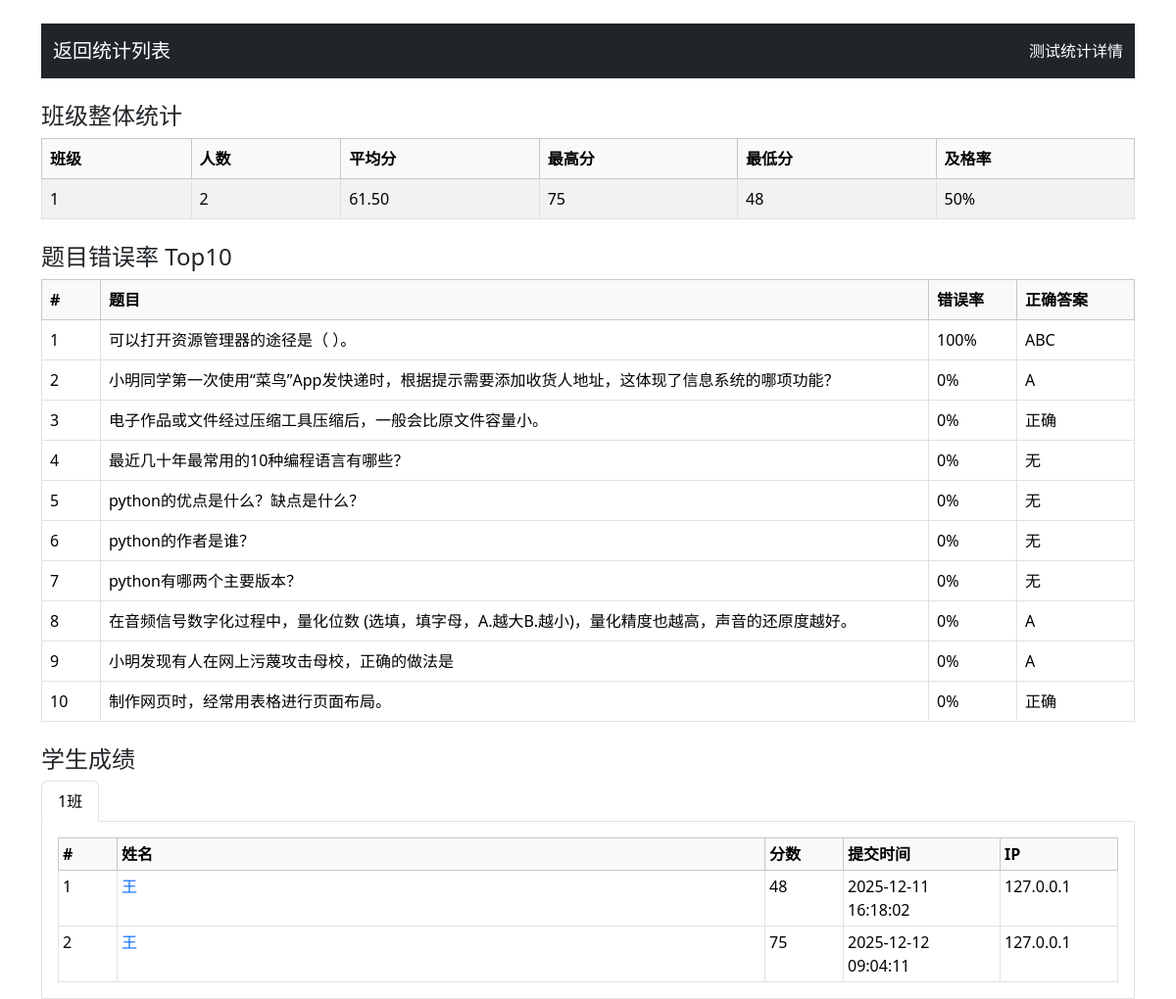
The app's page /test_statistics/27 (signed in) with its own data.
### app.py (models this page shows)
class Question(db.Model):
    id = db.Column(db.Integer, primary_key=True)
    question_type = db.Column(db.String(20), nullable=False)
    content = db.Column(db.Text, nullable=False)
    image_path = db.Column(db.String(200))  # 题目配图
    option_a = db.Column(db.String(200))
    option_b = db.Column(db.String(200))
    option_c = db.Column(db.String(200))
    option_d = db.Column(db.String(200))
    option_e = db.Column(db.String(200))
    correct_answer = db.Column(db.String(200), nullable=False)
    score = db.Column(db.Integer, nullable=False)
    explanation = db.Column(db.Text)
    created_at = db.Column(db.DateTime, default=datetime.utcnow)
    bank_id = db.Column(db.Integer, db.ForeignKey('question_bank.id'), nullable=False)

class TestResult(db.Model):
    id = db.Column(db.Integer, primary_key=True)
    student_id = db.Column(db.Integer, db.ForeignKey('user.id'))
    student_name = db.Column(db.String(100), nullable=False)
    class_number = db.Column(db.String(50), nullable=False)
    test_id = db.Column(db.Integer, db.ForeignKey('test.id'), nullable=False)
    score = db.Column(db.Integer, nullable=False)
    created_at = db.Column(db.DateTime, default=datetime.utcnow)
    answers = db.Column(db.Text)
    ip_address = db.Column(db.String(15), nullable=True) # Added ip_address column
    test = db.relationship('Test', backref=db.backref('results', lazy=True))

### app.py (the view)
@app.route('/test_statistics/<int:test_id>')
def get_test_statistics(test_id):
    if 'role' not in session or session['role'] != 'teacher':
        return redirect(url_for('teacher_login'))
    results = TestResult.query.filter_by(test_id=test_id).order_by(TestResult.class_number, TestResult.student_name, TestResult.created_at).all()
    class_stats = {}
    class_students = {}
    for result in results:
        if result.class_number not in class_stats:
            class_stats[result.class_number] = {
                'student_count': 0,
                'total_score': 0,
                'scores': [],
                'pass_count': 0
            }
        stats = class_stats[result.class_number]
        stats['student_count'] += 1
        stats['total_score'] += result.score
        stats['scores'].append(result.score)
        if result.score >= 60:
            stats['pass_count'] += 1
        if result.class_number not in class_students:
            class_students[result.class_number] = []
        class_students[result.class_number].append({
            'name': result.student_name,
            'score': result.score,
            'submit_time': to_bj(result.created_at).strftime('%Y-%m-%d %H:%M:%S'),
            'ip': result.ip_address,
            'result_id': result.id
        })
    statistics = []
    for class_number, stats in class_stats.items():
        if stats['student_count'] > 0:
            statistics.append({
                'class_number': class_number,
                'student_count': stats['student_count'],
                'average_score': stats['total_score'] / stats['student_count'],
                'max_score': max(stats['scores']),
                'min_score': min(stats['scores']),
                'pass_rate': stats['pass_count'] / stats['student_count']
            })
    statistics.sort(key=lambda x: x['class_number'])
    class_students = dict(sorted(class_students.items(), key=lambda x: x[0]))
    question_stats = defaultdict(lambda: {'total': 0, 'wrong': 0, 'content': '', 'question_type': '', 'correct_answer': ''})
    for result in results:
        answers = json.loads(result.answers)
        for qid_str, stu_ans in answers.items():
            qid = int(qid_str)
            question = Question.query.get(qid)
            if not question:
                continue
            question_stats[qid]['total'] += 1
            question_stats[qid]['content'] = question.content
            question_stats[qid]['question_type'] = question.question_type
            question_stats[qid]['correct_answer'] = question.correct_answer
            is_wrong = False
            if question.question_type == 'single_choice':
                is_wrong = stu_ans != question.correct_answer
            elif question.question_type == 'multiple_choice':
                def normalize(ans):
                    return ''.join(sorted([c for c in ans.replace(',', '').replace(' ', '').upper() if c in 'ABCDE']))
                is_wrong = normalize(stu_ans) != normalize(question.correct_answer)
            elif question.question_type == 'true_false':
                is_wrong = stu_ans != question.correct_answer
            elif question.question_type == 'fill_blank':
                def norm_fill(s):
                    parts = [p.strip().lower() for p in s.replace('、', ',').split(',') if p.strip()]
                    return ','.join(parts)
                is_wrong = norm_fill(stu_ans) != norm_fill(question.correct_answer)
            if is_wrong:
                question_stats[qid]['wrong'] += 1
    error_questions = []
    for qid, stat in question_stats.items():
        if stat['total'] > 0:
            error_rate = stat['wrong'] / stat['total']
            question = Question.query.get(qid) # 重新获取question对象以访问选项
            if question:
                q_data = {
                    'id': qid,
                    'content': stat['content'],
                    'question_type': stat['question_type'],
                    'correct_answer': stat['correct_answer'],
                    'error_rate': error_rate,
                    'wrong_count': stat['wrong'],
                    'total_count': stat['total']
                }
                if question.question_type in ['single_choice', 'multiple_choice']:
                    q_data['option_a'] = question.option_a
                    q_data['option_b'] = question.option_b
                    q_data['option_c'] = question.option_c
                    q_data['option_d'] = question.option_d
                    if question.question_type == 'multiple_choice':
                        q_data['option_e'] = question.option_e
                error_questions.append(q_data)
    error_questions.sort(key=lambda x: x['error_rate'], reverse=True)
    top_error_questions = error_questions[:10]
    return render_template('test_statistics_detail.html', statistics=statistics, class_students=class_students, top_error_questions=top_error_questions)

### app.py (called while the page is built)
def to_bj(dt: datetime):
    return (dt + BJ_OFFSET) if dt else dt

### templates/test_statistics_detail.html (shortened to what this page needs)
<!DOCTYPE html>
<html lang="zh">
<head>
    <link href="{{ url_for('static', filename='bootstrap/css/bootstrap.min.css') }}" rel="stylesheet">
</head>
<body class="container mt-4">
    <nav class="navbar navbar-dark bg-dark mb-4">
        <div class="container-fluid">
            <a href="{{ url_for('test_statistics') }}" class="navbar-brand"> 返回统计列表</a>
            <span class="navbar-text text-white">测试统计详情</span>
        </div>
    </nav>
    <h4>班级整体统计</h4>
    {% if statistics %}
    <table class="table table-striped table-bordered">
        <thead class="table-light">
            <tr>
                <th>班级</th>
                <th>人数</th>
                <th>平均分</th>
                <th>最高分</th>
                <th>最低分</th>
                <th>及格率</th>
            </tr>
        </thead>
        <tbody>
            {% for stat in statistics %}
            <tr>
                <td>{{ stat.class_number }}</td>
                <td>{{ stat.student_count }}</td>
                <td>{{ '%.2f' % stat.average_score }}</td>
                <td>{{ stat.max_score }}</td>
                <td>{{ stat.min_score }}</td>
                <td>{{ '%.0f%%' % (stat.pass_rate*100) }}</td>
            </tr>
            {% endfor %}
        </tbody>
    </table>
    {% else %}
    <div class="alert alert-info">暂无数据</div>
    {% endif %}
    <h4 class="mt-4">题目错误率 Top10</h4>
    {% if top_error_questions %}
    <table class="table table-bordered">
        <thead class="table-light">
            <tr>
                <th style="width:60px">#</th>
                <th>题目</th>
                <th style="width:90px">错误率</th>
                <th style="width:120px">正确答案</th>
            </tr>
        </thead>
        <tbody>
            {% for q in top_error_questions %}
            <tr>
                <td>{{ loop.index }}</td>
                <td>{{ q.content|truncate(100) }}</td>
                <td>{{ '%.0f%%' % (q.error_rate*100) }}</td>
                <td>{{ q.correct_answer }}</td>
            </tr>
            {% endfor %}
        </tbody>
    </table>
    {% else %}
    <div class="alert alert-info">暂无错误题目统计</div>
    {% endif %}
    <h4 class="mt-4">学生成绩</h4>
    <ul class="nav nav-tabs" id="classTab" role="tablist">
        {% for class_number in class_students.keys() %}
        <li class="nav-item" role="presentation">
            <button class="nav-link {% if loop.first %}active{% endif %}" id="tab-{{ class_number }}" data-bs-toggle="tab" data-bs-target="#pane-{{ class_number }}" type="button" role="tab">{{ class_number }}班</button>
        </li>
        {% endfor %}
    </ul>
    <div class="tab-content border border-top-0 p-3" id="classTabContent">
        {% for class_number, students in class_students.items() %}
        <div class="tab-pane fade {% if loop.first %}show active{% endif %}" id="pane-{{ class_number }}" role="tabpanel">
            <table class="table table-sm table-bordered mb-0">
                <thead class="table-light">
                    <tr>
                        <th style="width:60px">#</th>
                        <th>姓名</th>
                        <th style="width:80px">分数</th>
                        <th style="width:160px">提交时间</th>
                        <th style="width:120px">IP</th>
                    </tr>
                </thead>
                <tbody>
                    {% for stu in students %}
                    <tr>
                        <td>{{ loop.index }}</td>
                        <td><a href="{{ url_for('test_result', result_id=stu.result_id) }}" target="_blank" class="text-primary text-decoration-none">{{ stu.name }}</a></td>
                        <td>{{ stu.score }}</td>
                        <td>{{ stu.submit_time }}</td>
                        <td>{{ stu.ip }}</td>
                    </tr>
                    {% endfor %}
                </tbody>
            </table>
        </div>
        {% endfor %}
    </div>
</body>
</html>

### records on screen
Question: content "可以打开资源管理器的途径是（ ）。", correct_answer "ABC"
Question: content "小明同学第一次使用“菜鸟”App发快递时，根据提示需要添加收货人地址，这体现了信息系统的哪项功能？"
Question: content "电子作品或文件经过压缩工具压缩后，一般会比原文件容量小。", error_rate "0%", correct_answer "正确"
Question: content "最近几十年最常用的10种编程语言有哪些？", error_rate "0%", correct_answer "无"
Question: content "python的优点是什么？缺点是什么？", error_rate "0%", correct_answer "无"
Question: content "python的作者是谁？", error_rate "0%", correct_answer "无"
Question: content "python有哪两个主要版本？", error_rate "0%", correct_answer "无"
Question: content "在音频信号数字化过程中，量化位数 (选填，填字母，A.越大B.越小)，量化精度也越高，声音的还原度越好。", error_rate "0%", correct_answer "A"
Question: content "小明发现有人在网上污蔑攻击母校，正确的做法是"
Question: content "制作网页时，经常用表格进行页面布局。", error_rate "0%", correct_answer "正确"
TestResult: name "王", score "48", submit_time "2025-12-11 16:18:02", ip "127.0.0.1"
TestResult: name "王", score "75", submit_time "2025-12-12 09:04:11", ip "127.0.0.1"

### other values on screen
{{ stat.class_number }} "1"
{{ stat.student_count }} "2"
{{ '%.2f' % stat.average_score }} "61.50"
{{ stat.max_score }} "75"
{{ stat.min_score }} "48"
{{ '%.0f%%' % (stat.pass_rate*100) }} "50%"
{{ '%.0f%%' % (q.error_rate*100) }} "100%" "0%" "0%"
{{ q.correct_answer }} "A" "A"
{{ class_number }} "1"
